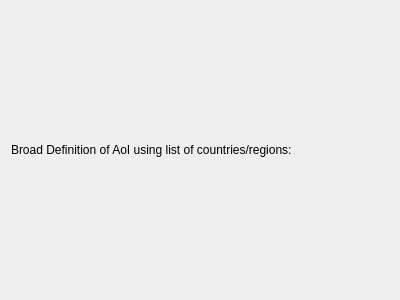
<?xml version="1.0" encoding="UTF-8"?>
<ui version="4.0">
 <class>Page1_2</class>
 <widget class="QWizardPage" name="Page1_2">
  <property name="geometry">
   <rect>
    <x>0</x>
    <y>0</y>
    <width>400</width>
    <height>300</height>
   </rect>
  </property>
  <property name="windowTitle">
   <string>WizardPage</string>
  </property>
  <property name="title">
   <string>Initiation and Planning</string>
  </property>
  <property name="subTitle">
   <string>Initial Project Planning</string>
  </property>
  <attribute name="pageId">
   <string notr="true"/>
  </attribute>
  <layout class="QVBoxLayout" name="verticalLayout">
   <item>
    <widget class="QLabel" name="label_2">
     <property name="text">
      <string>&lt;html&gt;&lt;head/&gt;&lt;body&gt;&lt;p&gt;Broad Definition of AoI using list of countries/regions:&lt;/p&gt;&lt;/body&gt;&lt;/html&gt;</string>
     </property>
     <property name="wordWrap">
      <bool>true</bool>
     </property>
    </widget>
   </item>
  </layout>
 </widget>
 <resources/>
 <connections/>
</ui>
